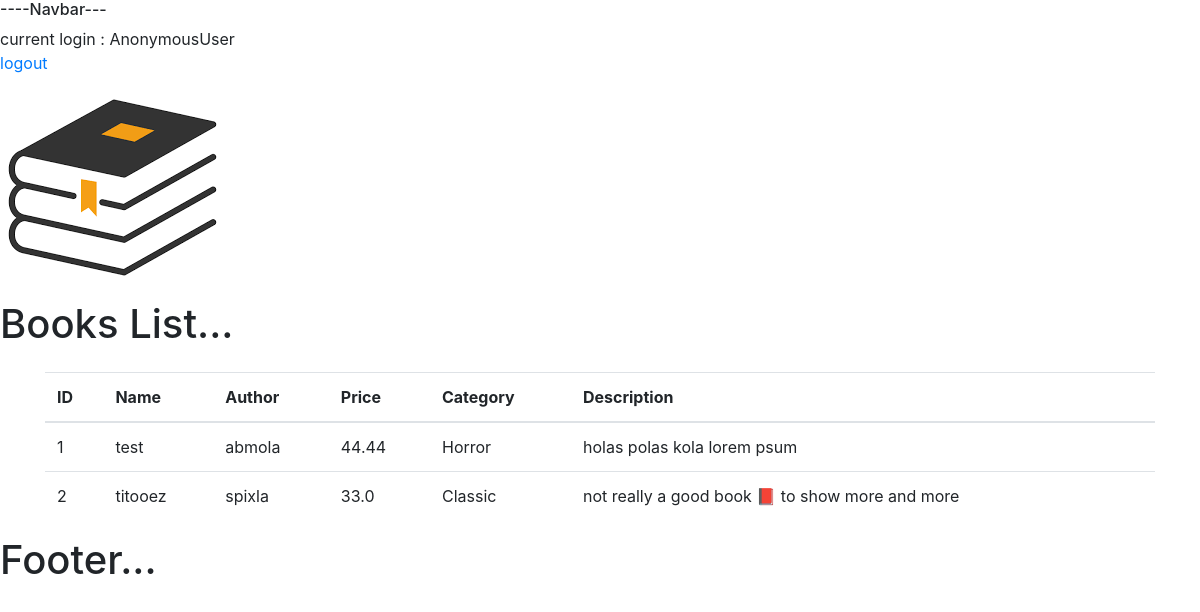
The page /books/ on the database its author committed.
### bookstore/models.py (models this page shows, shortened)
class Book(models.Model):
    CATEGORY = (
        ('Horror', 'Horror'),
        ('Fantasy', 'Fantasy'),
        ('Classic', 'Classic'),
        ('Comics', 'Comics'),
    )
    name = models.CharField(max_length=140, null=True)
    author = models.CharField(max_length=140, null=True)
    price = models.FloatField(null=True)
    category = models.CharField(max_length=120, null=True, choices=CATEGORY)
    description = models.TextField(null=True)
    date_created = models.DateTimeField(auto_now_add=True)

### bookstore/views.py (the view)
# urls.py: path('books/', views.books, name="books"),
def books(request):
    books = Book.objects.all()
    return render(request, 'bookstore/books.html', {'books': books})

### bookstore/templates/bookstore/books.html
{% extends 'bookstore/main.html' %}
{% block content %}
<h1>Books List...</h1>
<div class="container mt-4">
  <table class="table">
    <thead>
      <tr>
        <th scope="col">ID</th>
        <th scope="col">Name</th>
        <th scope="col">Author</th>
        <th scope="col">Price</th>
        <th scope="col">Category</th>
        <th scope="col">Description</th>
      </tr>
    </thead>
    <tbody>
    {% for item in books %}
      <tr>
        <td>{{item.id}}</td>
        <td>{{item.name}}</td>
        <td>{{item.author}}</td>
        <td>{{item.price}}</td>
        <td>{{item.category}}</td>
        <td>{{item.description}}</td>
      </tr>
    {% endfor %}
    </tbody>
  </table>
</div>
{% endblock %}

### static/css/style.css (style rules this page uses)
body { background-color: beige; }

### rows shown on the page
Book: id "1", name "test", author "abmola", price "44.44", category "Horror", description "holas polas kola lorem psum"
Book: id "2", name "titooez", author "spixla", price "33.0", category "Classic", description "not really a good book 📕 to show more and more"

### other values the page prints
{{ request.user }} "AnonymousUser"
